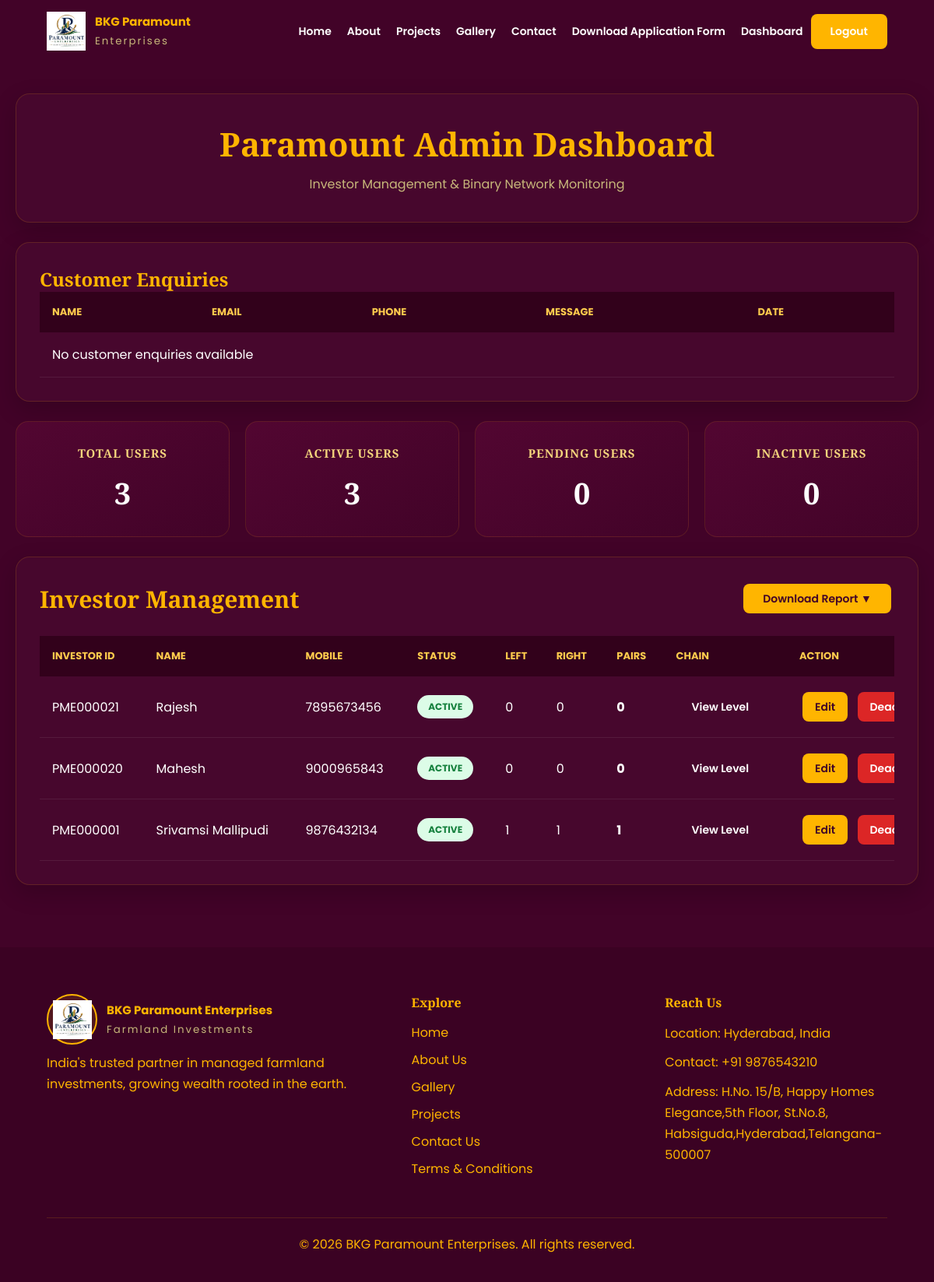
/admin-panel/ (signed in), run on an earlier commit of the app's database.
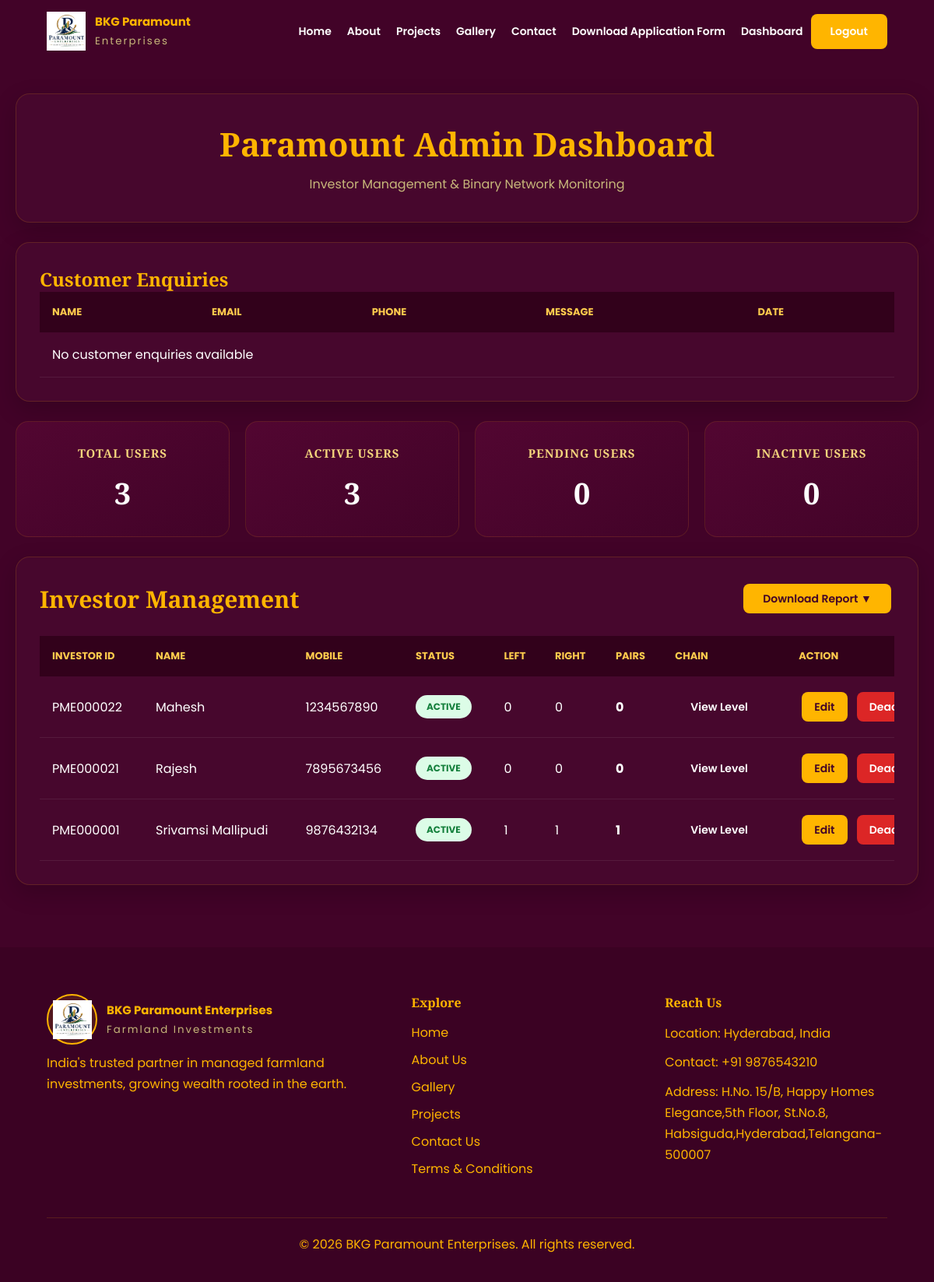
And on a later commit of the database.
### accounts/models.py (models this page shows, shortened)
class Investor(models.Model):
    STATUS = (
        ("ACTIVE", "ACTIVE"),
        ("INACTIVE", "INACTIVE"),
        ("PENDING", "PENDING"),
    )
    user = models.OneToOneField(
        User,
        on_delete=models.CASCADE
    )
    sponsor = models.ForeignKey(
        'self',
        null=True,
        blank=True,
        on_delete=models.SET_NULL,
        related_name="team"
    )
    placement = models.CharField(
        max_length=10,
        choices=[
            ("LEFT", "LEFT"),
            ("RIGHT", "RIGHT")
        ],
        null=True,
        blank=True
    )
    investor_id = models.CharField(
        max_length=20,
        unique=True
    )
    full_name = models.CharField(
        max_length=100
    )
    dob = models.DateField()
    mobile = models.CharField(
        max_length=10,
        unique=True
    )
    email = models.EmailField(
        blank=True,
        null=True
    )
    aadhar = models.CharField(
        max_length=12,
        unique=True
    )
    pan = models.CharField(
        max_length=10,
        blank=True,
        null=True
    )
    account_no = models.CharField(
        max_length=30
    )
    bank_name = models.CharField(
        max_length=100
    )
    branch = models.CharField(
        max_length=100
    )
    ifsc_code = models.CharField(
        max_length=20
    )
    address = models.TextField()
    city = models.CharField(
        max_length=50
    )
    state = models.CharField(
        max_length=50
    )
    nominee = models.CharField(
        max_length=100
    )
    nominee_relation = models.CharField(
        max_length=50
    )
    status = models.CharField(
        max_length=20,
        choices=STATUS,
        default="ACTIVE"
    )
    created = models.DateTimeField(
        auto_now_add=True
    )

### administrator/views.py (the view)
@login_required
@user_passes_test(admin_check)
def admin_dashboard(request):
    users = Investor.objects.all().order_by(
        "-created"
    )
    investor_data = []
    for user in users:
        pair = get_pair_details(
            user
        )
        investor_data.append({
            "user": user,
            "pair": pair
        })
    enquiries = ContactEnquiry.objects.all().order_by(
        "-created_at"
    )
    context = {
        "total_users":
            users.count(),
        "active_users":
            users.filter(
                status="ACTIVE"
            ).count(),
        "pending_users":
            users.filter(
                status="PENDING"
            ).count(),
        "inactive_users":
            users.filter(
                status="INACTIVE"
            ).count(),
        "investors":
            investor_data,
        "enquiries":
            enquiries
    }
    return render(
        request,
        "admin_dashboard.html",
        context
    )

### administrator/utils.py (called while the page is built)
def get_side_count(investor, position):
    count = 0
    node = ReferralTree.objects.filter(
        sponsor=investor,
        position=position
    ).first()
    if node:
        count = 1
        count += get_team_count(
            node.investor
        )
    return count

def get_team_count(investor, level=0):
    if level >= 6:
        return 0
    total = 0
    children = ReferralTree.objects.filter(
        sponsor=investor
    )
    for child in children:
        total += 1
        total += get_team_count(
            child.investor,
            level+1
        )
    return total

def get_pair_details(investor):
    left = get_side_count(
        investor,
        "LEFT"
    )
    right = get_side_count(
        investor,
        "RIGHT"
    )
    pairs = min(
        left,
        right
    )
    return {
        "left":left,
        "right":right,
        "pairs":pairs,
        "left_remaining":
        left-pairs,
        "right_remaining":
        right-pairs
    }

### administrator/views.py (called while the page is built)
def admin_check(user):
    return (
        user.is_staff
        or
        user.is_superuser
    )

### templates/admin_dashboard.html (shortened to what this page needs)
{% extends 'base.html' %}
{% block content %}
<div class="admin-container">
<div class="admin-header card">
<h1>
Paramount Admin Dashboard
</h1>
<p>
Investor Management & Binary Network Monitoring
</p>
</div>
<div class="admin-card">
<h2>
Customer Enquiries
</h2>
<div class="table-container">
<table>
<thead>
<tr>
<th>
Name
</th>
<th>
Email
</th>
<th>
Phone
</th>
<th>
Message
</th>
<th>
Date
</th>
</tr>
</thead>
<tbody>
{% for enquiry in enquiries %}
<tr>
<td>
{{ enquiry.name }}
</td>
<td>
{{ enquiry.email }}
</td>
<td>
{{ enquiry.phone }}
</td>
<td>
{{ enquiry.message }}
</td>
<td>
{{ enquiry.created_at|date:"d M Y H:i" }}
</td>
</tr>
{% empty %}
<tr>
<td colspan="5">
No customer enquiries available
</td>
</tr>
{% endfor %}
</tbody>
</table>
</div>
</div>
<div class="stats-container">
<div class="stat-card">
<h3>
Total Users
</h3>
<h2>
{{ total_users }}
</h2>
</div>
<div class="stat-card">
<h3>
Active Users
</h3>
<h2>
{{ active_users }}
</h2>
</div>
<div class="stat-card">
<h3>
Pending Users
</h3>
<h2>
{{ pending_users }}
</h2>
</div>
<div class="stat-card">
<h3>
Inactive Users
</h3>
<h2>
{{ inactive_users }}
</h2>
</div>
</div>
<div class="admin-table-card card">
<div class="dashboard-header">
<h2>
Investor Management
</h2>
<div class="report-dropdown">
<button class="action-btn activate download-btn">
Download Report ▼
</button>
</div>
</div>
<div class="desktop-table">
<div class="table-responsive">
<table>
<thead>
<tr>
<th>
Investor ID
</th>
<th>
Name
</th>
<th>
Mobile
</th>
<th>
Status
</th>
<th>
Left
</th>
<th>
Right
</th>
<th>
Pairs
</th>
<th>
Chain
</th>
<th>
Action
</th>
</tr>
</thead>
<tbody>
{% for item in investors %}
<tr>
<td>
{{ item.user.investor_id }}
</td>
<td>
{{ item.user.full_name }}
</td>
<td>
{{ item.user.mobile }}
</td>
<td>
<span class="status {{item.user.status|lower}}">
{{ item.user.status }}
</span>
</td>
<td>
{{ item.pair.left }}
</td>
<td>
{{ item.pair.right }}
</td>
<td>
<strong>
{{ item.pair.pairs }}
</strong>
</td>
<td>
<a
class="action-btn"
href="{% url 'administrator:investor_chain' item.user.id %}"
>
View Level
</a>
</td>
<td>
<a
class="action-btn activate"
href="{% url 'administrator:edit_investor' item.user.id %}"
>
Edit
</a>
<form
method="POST"
action="{% url 'administrator:change_status' item.user.id %}"
style="display:inline;"
>
{% if item.user.status == "ACTIVE" %}
<button
class="action-btn deactivate"
type="submit"
>
Deactivate
</button>
{% endif %}
</form>
</td>
</tr>
{% empty %}
<tr>
<td colspan="9">
No Investors Found
</td>
</tr>
{% endfor %}
</tbody>
</table>
</div>
</div>
</div>
</div>
{% endblock %}

### templates/base.html (shortened to what this page needs)
{% load static %}
<!DOCTYPE html>
<html lang="en">
<head>
    <link rel="stylesheet" href="https://cdnjs.cloudflare.com/ajax/libs/font-awesome/6.5.1/css/all.min.css">
    <link rel="stylesheet" href="{% static 'css/style.css' %}">
</head>
<body>
<header class="site-header">
    <a href="/" class="brand">
        <img src="{% static 'images/logo1.png' %}" class="logo-image" alt="Company Logo">
        <span>
            <strong>BKG Paramount</strong>
            <small>Enterprises</small>
        </span>
    </a>
    <nav class="site-nav" id="siteNav">
        <a href="{% url 'home' %}">
            Home
        </a>
        <a href="{% url 'about' %}">
            About
        </a>
        <a href="{% url 'projects' %}">
            Projects
        </a>
        <a href="{% url 'gallery' %}">
            Gallery
        </a>
        <a href="{% url 'contact' %}">
            Contact
        </a>
        <a href="{% static 'pdf/BKG_Paramount_registration_Form.pdf' %}" download>
           Download Application Form
        </a>
        <div class="mobile-actions">
        {% if request.user.is_authenticated %}
            <a href="/dashboard/">
                Dashboard
            </a>
            <a href="/logout/" class="button-link">
                Logout
            </a>
        {% endif %}
        </div>
    </nav>
</header>
<main>
{% block content %}
{% endblock %}
</main>
<footer class="site-footer">
<div class="footer-grid">
    <div>
        <div class="brand footer-brand">
            <span class="brand-mark">
                <img src="{% static 'images/logo1.png' %}" class="logo-image" alt="Company Logo">
            </span>
            <span>
                <strong>
                   BKG Paramount Enterprises
                </strong>
                <small>
                    Farmland Investments
                </small>
            </span>
        </div>
        <p>
            India's trusted partner in managed farmland investments,
            growing wealth rooted in the earth.
        </p>
    </div>
    <div class="footer-links">
        <h4>
            Explore
        </h4>
        <a href="/">
            Home
        </a>
        <a href="/about/">
            About Us
        </a>
        <a href="/gallery/">
            Gallery
        </a>
        <a href="/projects/">
            Projects
        </a>
        <a href="/contact/">
            Contact Us
        </a>
        <a href="/terms/">
            Terms & Conditions
        </a>
    </div>
    <div>
        <h4>
            Reach Us
        </h4>
        <p>
           Location: Hyderabad, India
        </p>
        <p>
           Contact: +91 9876543210
        </p>
        <p>
           Address: H.No. 15/B, Happy Homes Elegance,5th Floor, St.No.8, Habsiguda,Hyderabad,Telangana-500007
        </p>
    </div>
</div>
<div class="copyright">
   <p> © 2026 BKG Paramount Enterprises.
    All rights reserved.</p>
</div>
</footer>
</body>
</html>

What changed in the data, as far as the page shows it:
removed Investor: user.investor_id "PME000020", user.full_name "Mahesh", user.mobile "9000965843", user.status "ACTIVE", pair.left "0", pair.right "0", pair.pairs "0", shows "Deactivate"
added Investor: user.investor_id "PME000022", user.full_name "Mahesh", user.mobile "1234567890", user.status "ACTIVE", pair.left "0", pair.right "0", pair.pairs "0", shows "Deactivate"
